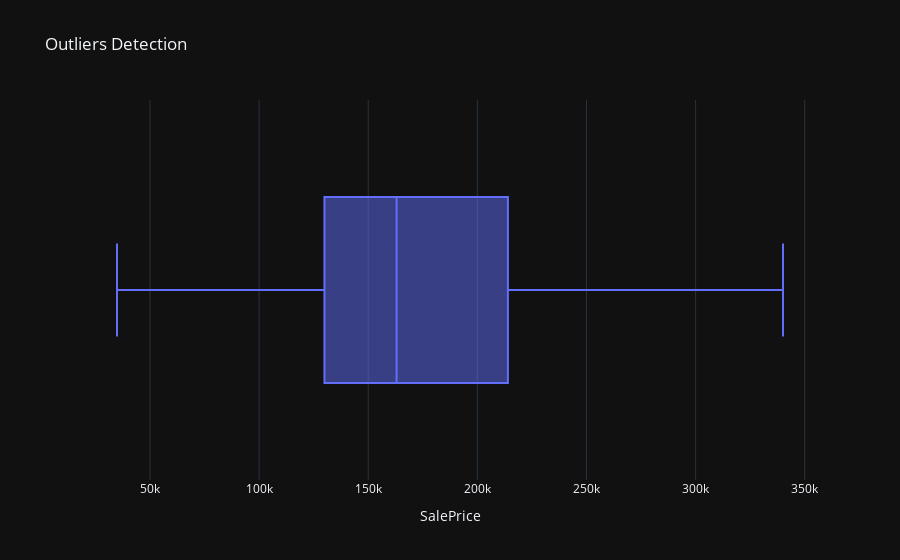

The notebook cell this image was saved under:
### Code cell
#3.backward and forward filling:

outlier_lw=(df_sales<lower_limit)
outlier_upp=(df_sales>upper_limit)

df_sales[outlier_lw]=lower_limit
df_sales[outlier_lw]

df_sales[outlier_upp]=upper_limit
df_sales[outlier_upp]

px.box(df,x="SalePrice",title="Outliers Detection",template="plotly_dark")

### Figure 1 — Plotly figure (JSON) as saved in the notebook; plotly's stock layout.template omitted (floating-point values rounded to 4 significant figures; data arrays with more than 128 entries replaced by an {"elided": "..."} marker saying what was removed)
{"data": [{"alignmentgroup": "True", "hovertemplate": "SalePrice=%{x}<extra></extra>", "legendgroup": "", "marker": {"color": "#636efa"}, "name": "", "notched": false, "offsetgroup": "", "orientation": "h", "showlegend": false, "type": "box", "x": {"elided": "1460 float values"}, "x0": " ", "xaxis": "x", "y0": " ", "yaxis": "y"}], "layout": {"boxmode": "group", "legend": {"tracegroupgap": 0}, "title": {"text": "Outliers Detection"}, "xaxis": {"anchor": "y", "domain": [0, 1], "title": {"text": "SalePrice"}}, "yaxis": {"anchor": "x", "domain": [0, 1]}}}
